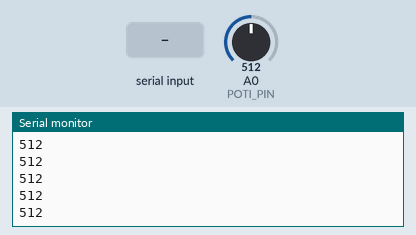
Recording of a sketch running on a simulated Arduino Uno, built with avr-gcc and run on an emulated ATmega328P. Parts: the last lines printed to the serial monitor. The test bench sets the inputs (shaded band); at power-on: A0 (POTI_PIN) = 512.

Above: at 1.5 s.
1.6 s: "1" received over Serial
3.1 s: A0 (POTI_PIN) set to 716
At 3.19 s:
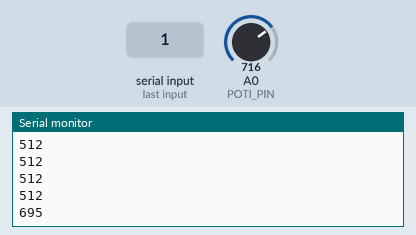
4.6 s: "0" received over Serial
6.1 s: A0 (POTI_PIN) set to 900
At 6.1 s:
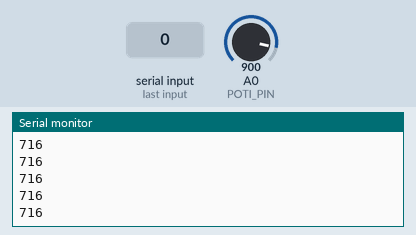
Timing chart, 0 to 8.6 s (numbered marks = the images above; inputs shaded):
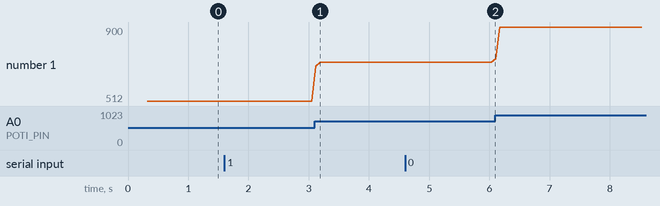

The sketch:

Start_Schwimmergeber.ino
```cpp
/*
  Start_Schwimmergeber - Fachpraxis 12, AB 7 (Jahrgang NP2025)

  Startpunkt fuer Teil 3 und Teil 4: Der Sketch liest den Geber an A0 ein,
  mittelt gegen das ADC-Rauschen und gibt EINE Zahl pro Zeile aus. Damit
  laeuft sowohl der Serielle Monitor als auch der Serielle Plotter.

  Anschluss: Poti aussen an 5V und GND, Schleifer an A0.

  Bewusst NICHT enthalten: die Umrechnung des Rohwerts in Prozent.
  Die baut ihr in Teil 5 selbst ein - das ist die eigentliche Aufgabe.

  Zusatzfunktion fuer die Messreihe:
  Im Seriellen MONITOR ein beliebiges Zeichen abschicken -> der Sketch
  meldet den kleinsten und groessten Wert seit dem letzten Bericht und
  faengt danach neu an zu zaehlen. Praktisch, um die Anschlaege aus
  Aufgabe 9 und die Stuetzstellen aus Teil 4 sauber abzulesen.
  (Im PLOTTER stoert dieser Textblock die Kurve - dort einfach nichts senden.)
*/

const byte POTI_PIN         = A0;
const byte ANZAHL_MESSUNGEN = 10;   // Mittelwert gegen ADC-Rauschen
const int  TAKT_MS          = 50;   // zusammen mit der Mittelung rund 14 Werte/s

int minWert = 1023;
int maxWert = 0;

void setup() {
  Serial.begin(9600);
  delay(300);
}

int lesePotiGemittelt() {
  long summe = 0;
  for (byte i = 0; i < ANZAHL_MESSUNGEN; i++) {
    summe += analogRead(POTI_PIN);
    delay(2);
  }
  return summe / ANZAHL_MESSUNGEN;
}

void zeigeBericht(int aktuell) {
  int spanne = maxWert - minWert;

  Serial.println();
  Serial.println(F("--- Bericht ---"));
  Serial.print(F("aktuell : ")); Serial.println(aktuell);
  Serial.print(F("kleinster: ")); Serial.println(minWert);
  Serial.print(F("groesster: ")); Serial.println(maxWert);
  Serial.print(F("Spanne  : ")); Serial.println(spanne);

  // Hinweise, die auf eine Auffaelligkeit zeigen - die Ursache findet ihr selbst.
  if (spanne < 10) {
    Serial.println(F("Der Wert hat sich kaum bewegt."));
  }
  if (minWert > 1000) {
    Serial.println(F("Der Wert klebt oben am Anschlag (1023)."));
  }
  if (maxWert < 20) {
    Serial.println(F("Der Wert klebt unten am Anschlag (0)."));
  }

  Serial.println(F("--- Zaehlung neu gestartet ---"));
  Serial.println();

  minWert = 1023;
  maxWert = 0;
}

void loop() {
  int rohwert = lesePotiGemittelt();

  if (rohwert < minWert) minWert = rohwert;
  if (rohwert > maxWert) maxWert = rohwert;

  if (Serial.available() > 0) {
    while (Serial.available() > 0) Serial.read();   // Eingabepuffer leeren
    zeigeBericht(rohwert);
  }

  Serial.println(rohwert);

  delay(TAKT_MS);
}
```

Measured:
- after the input at 3.1 s, the serial monitor: prints a new line at once (image 1)
- plotted number 1: 512 → 716 after the input at 3.1 s, 716 → 900 after the input at 6.1 s
